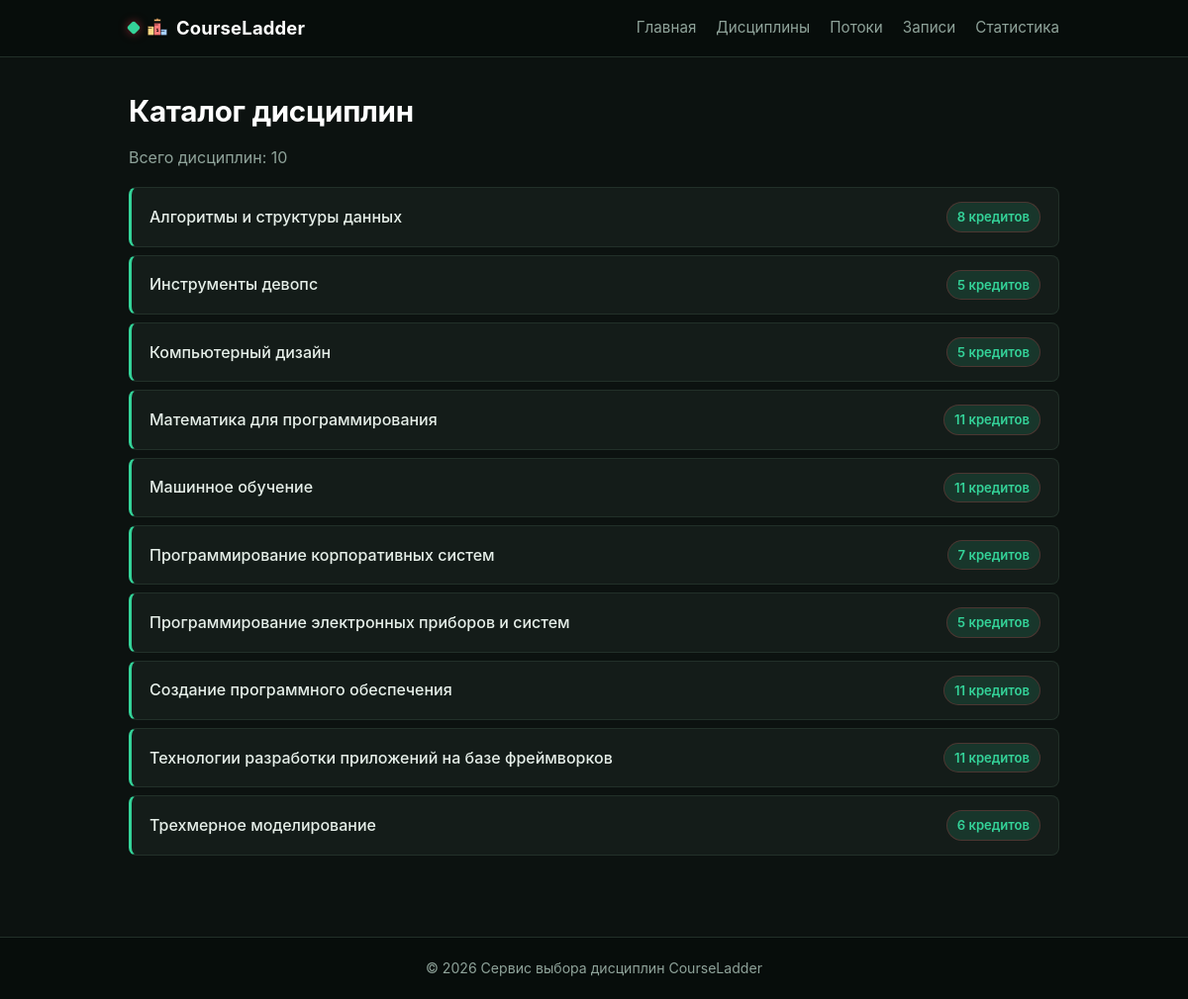
Page /disciplines/ on the committed database.
### catalog/models.py (models this page shows, shortened)
class Discipline(models.Model):
    name = models.CharField(max_length=200, verbose_name="Название")
    slug = models.SlugField(unique=True, blank=True)
    credits = models.PositiveIntegerField(verbose_name="Кредиты")

### catalog/views.py (the view)
# urls.py: path("", views.discipline_list, name="discipline_list"),
def discipline_list(request):
    disciplines = Discipline.objects.all().order_by("name")
    context = {
        "disciplines": disciplines
    }
    return render(request, "catalog/discipline_list.html", context)

### enrollments/models.py (called while the page is built)
    def active(self):
        return self.filter(status=Enrollment.Status.ACTIVE)

    def get_queryset(self):
        return EnrollmentQuerySet(self.model, using=self._db)

    def active(self):
        return self.get_queryset().active()

### homepage/context_processors.py (called while the page is built)
def global_stats(request):
    return {
        'total_active_enrollments': Enrollment.objects.active().count()
    }

### templates/catalog/discipline_list.html (shortened to what this page needs)
{% extends "base.html" %}
{% block content %}
<h1>Каталог дисциплин</h1>
<p class="muted">Всего дисциплин: {{ disciplines|length }}</p>
{% if disciplines %}
    <ul class="item-list">
        {% for discipline in disciplines %}
            <li>
                <a href="{% url 'catalog:discipline_detail' discipline.slug %}">
                    <span class="item-name">{{ discipline.name }}</span>
                    <span class="badge">{{ discipline.credits }} кредитов</span>
                </a>
            </li>
        {% endfor %}
    </ul>
{% else %}
    <p class="empty">Каталог пока пуст.</p>
{% endif %}
{% endblock %}

### static/css/style.css (style rules this page uses)
*, *::before, *::after { box-sizing: border-box; }
:root { --bg: #0c1210; --surface: #141c19; --surface-2: #1b2622; --text: #e6efe9; --muted: #8fa39a; --border: #223029; --primary: #34d399; --primary-hover: #5ee0b1; --primary-soft: rgba(52, 211, 153, 0.14); --accent: #fbbf24; --header-bg: #070d0b; --ring: 0 0 0 3px rgba(52, 211, 153, 0.3); --radius: 8px; }
html, body { height: 100%; }
body { margin: 0; font-family: -apple-system, "Segoe UI", Roboto, "Helvetica Neue", Arial, sans-serif; font-size: 16px; color: var(--text); background: var(--bg); line-height: 1.55; display: flex; flex-direction: column; min-height: 100vh; -webkit-font-smoothing: antialiased; color-scheme: dark; }
a { color: var(--primary); text-decoration: none; }
h1 { font-size: 1.85rem; line-height: 1.25; margin: 0 0 14px; letter-spacing: -0.01em; color: #fff; }
.muted { color: var(--muted); }
.item-list { list-style: none; padding: 0; margin: 18px 0; }
.item-list li { background: var(--surface); border: 1px solid var(--border); border-left: 3px solid var(--primary); border-radius: var(--radius); margin-bottom: 8px; transition: background 0.15s ease, border-color 0.15s ease; }
.item-list a { display: flex; justify-content: space-between; align-items: center; gap: 12px; padding: 14px 18px; color: var(--text); text-decoration: none; }
.item-name { font-weight: 500; }
.badge { background: var(--primary-soft); color: var(--primary); padding: 4px 10px; border-radius: 999px; font-size: 0.82rem; white-space: nowrap; font-weight: 600; border: 1px solid rgba(230, 57, 70, 0.25); }

### rows in the picture
Discipline: name "Алгоритмы и структуры данных", credits "8"
Discipline: name "Инструменты девопс", credits "5"
Discipline: name "Компьютерный дизайн", credits "5"
Discipline: name "Математика для программирования", credits "11"
Discipline: name "Машинное обучение", credits "11"
Discipline: name "Программирование корпоративных систем", credits "7"
Discipline: name "Программирование электронных приборов и систем", credits "5"
Discipline: name "Создание программного обеспечения", credits "11"
Discipline: name "Технологии разработки приложений на базе фреймворков", credits "11"
Discipline: name "Трехмерное моделирование", credits "6"

### other values in the picture
{{ disciplines|length }} "10"
